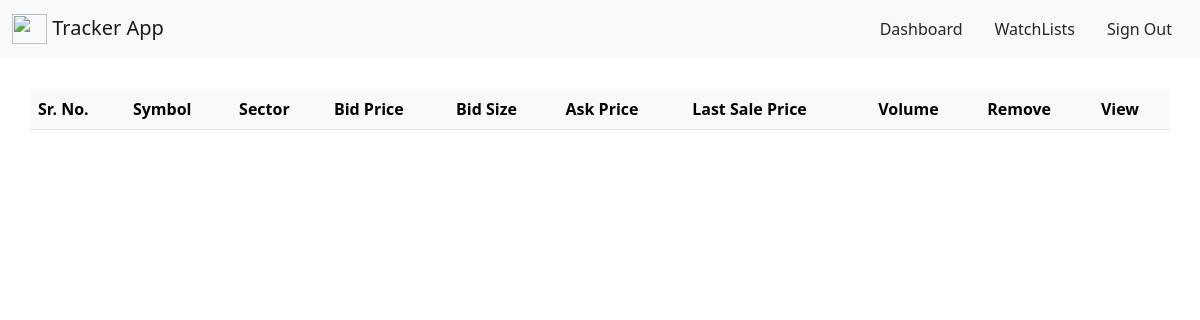
The page /tracker/watchlist/6/ (signed in) on the database as committed earlier.
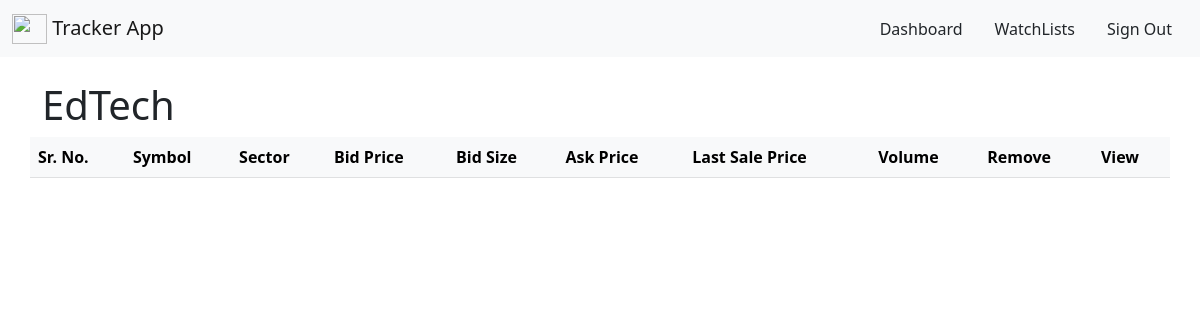
The same page on the database as committed later.
### TrackerApp/models.py (models this page shows, shortened)
class WatchList(models.Model):
    title = models.CharField(max_length=255, null=True, blank=True)
    stocks = models.ManyToManyField(Stock, blank=True)
    desc = models.TextField(null=True, blank=True)
    owner = models.ForeignKey(User, blank=True, null=True, on_delete=models.CASCADE)

### TrackerApp/views.py (the view, shortened to what this page needs)
# urls.py: path('watchlist/<int:pk>/', watchList, name='watch_list'),
@login_required
def watchList(request, pk):
    context = {}
    context['error'] = False
    context['watchlist_id'] = pk
    try:
        watchlist = WatchList.objects.get(id=pk)
        context['title'] = watchlist.title
        stocks = watchlist.stocks.values()
        data = []
        url = 'https://cloud.iexapis.com/stable/tops?token=pk_aee9f5a22c404b45a8230642120370e9&symbols='
        for stock in stocks:
            symbol = urllib.parse.quote_plus(stock['symbol'])
            url_new = url + symbol
            response = requests.get(url_new)
            data.append(response.json()[0])
            data[len(data)-1]['id'] = stock['id']
        context['stocks'] = data
    except Exception as e:
        context['error'] = True
        context['message'] = str(e)
    return render(request, 'TrackerApp/watchlist.html', context)

### templates/TrackerApp/watchlist.html (shortened to what this page needs)
{% extends 'TrackerApp/base.html' %}
{% block Content %}
    <div class="container">
        <div class="row py-4">
            <table class="table table-striped table-light">
                <h1 class="h1">{{title}}</h1>
                <thead>
                  <tr>
                    <th scope="col">Sr. No.</th>
                    <th scope="col">Symbol</th>
                    <th scope="col">Sector</th>
                    <th scope="col">Bid Price</th>
                    <th scope="col">Bid Size</th>
                    <th scope="col">Ask Price</th>
                    <th scope="col">Last Sale Price</th>
                    <th scope="col">Volume</th>
                    <th scope="col">Remove</th>
                    <th scope="col">View</th>
                  </tr>
                </thead>
              </table>
        </div>
    </div>
{% endblock %}

Rows that differ between the two databases and show on the page:
added WatchList: title "EdTech"
